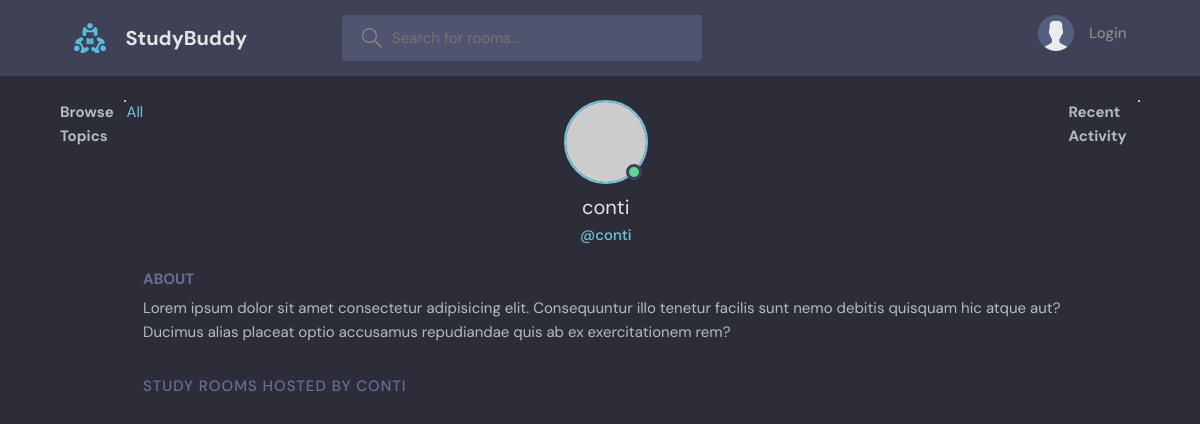
The page /profile/1 on the database as committed earlier.
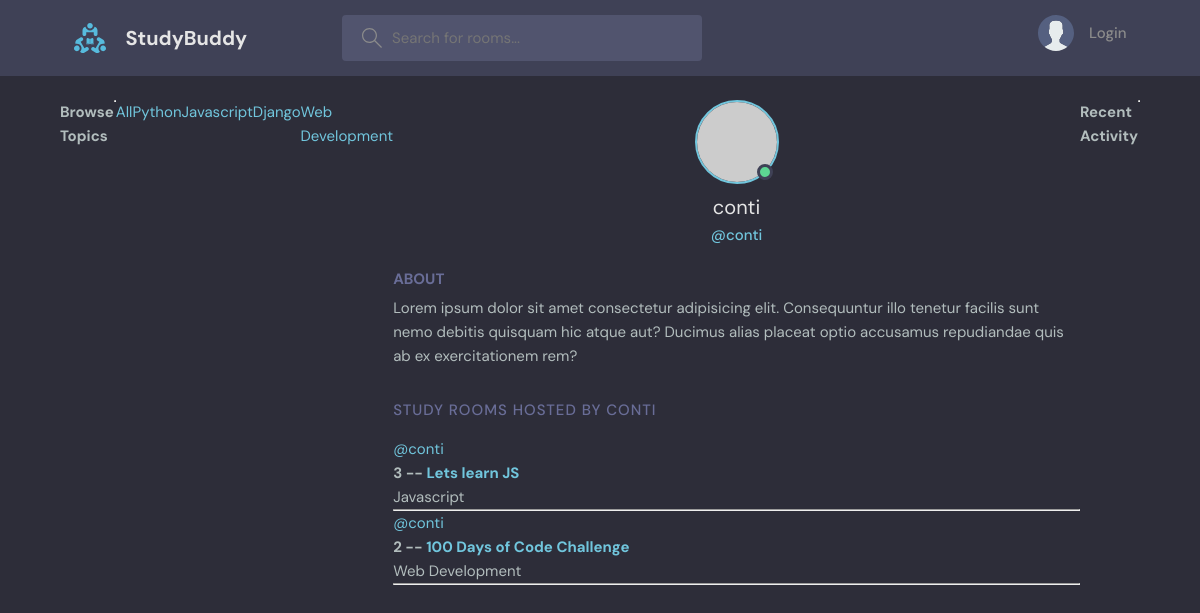
The same page on the database as committed later.
### base/models.py (models this page shows, shortened)
class Topic(models.Model):
    name = models.CharField(max_length=200)

class Room(models.Model):
    host = models.ForeignKey(User, on_delete=models.SET_NULL, null=True)
    topic = models.ForeignKey(Topic, on_delete=models.SET_NULL, null=True)
    name = models.CharField(max_length=200)
    description = models.TextField(null=True, blank=True)
    participants = models.ManyToManyField(User, related_name='participants', blank=True)
    updated = models.DateTimeField(auto_now=True)
    created = models.DateTimeField(auto_now_add=True)
    class Meta:
        ordering = ['-updated', '-created']

### base/views.py (the view)
# urls.py: path('profile/<str:pk>', views.userProfile, name="profile"),
def userProfile(request, pk):
    user = User.objects.get(id=pk)
    rooms = user.room_set.all()
    room_messages = user.message_set.all()
    topics = Topic.objects.all()
    context = {'user':user, 'rooms':rooms,
    'room_messages':room_messages, 'topics':topics}
    return render(request, 'base/profile.html', context)

### base/templates/base/profile.html (shortened to what this page needs)
{% extends 'main.html' %}
{% block content %}
  <main class="profile-page layout layout--3">
    <div class="container">
      {% include 'base/topics_component.html' %}
      <div class="roomList">
        <div class="profile">
          <div class="profile__avatar">
            <div class="avatar avatar--large active">
              <img src="https://randomuser.me/api/portraits/men/11.jpg" />
            </div>
          </div>
          <div class="profile__info">
            <h3>{{user.username}}</h3>
            <p>@{{user.username}}</p>
          </div>
          <div class="profile__about">
            <h3>About</h3>
            <p>
              Lorem ipsum dolor sit amet consectetur adipisicing elit. Consequuntur illo tenetur
              facilis sunt nemo debitis quisquam hic atque aut? Ducimus alias placeat optio
              accusamus repudiandae quis ab ex exercitationem rem?
            </p>
          </div>
        </div>
        <div class="roomList__header">
          <div>
            <h2>Study Rooms Hosted by {{user.username}}</a>
            </h2>
          </div>
        </div>
        {% include 'base/feed_component.html' %}
      </div>
      {% include 'base/activity_component.html' %}
    </div>
  </main>
{% endblock content %}

### templates/main.html (shortened to what this page needs)
<!DOCTYPE html>
{% load static %}
<html lang="en">
  <head>
    <link rel="stylesheet" href="{% static 'styles/style.css' %}" />
  </head>
  <body>
    {% include 'navbar.html' %}
    {% block content %}
    {% endblock %}
  </body>
</html>

### templates/navbar.html (shortened to what this page needs)
{% load static %}
<header class="header header--loggedIn">
    <div class="container">
      <a href="{% url 'home' %}" class="header__logo">
        <img src="{% static 'images/logo.svg' %}" />
        <h1>StudyBuddy</h1>
      </a>
      <form class="header__search" method="GET" action="{% url 'home' %}">
        <label>
          <input name="q" placeholder="Search for rooms..." />
        </label>
      </form>
      <nav class="header__menu">
         {% if request.user.is_authenticated %}
         <div class="header__user">
            <a href="{% url 'update-user' %}">
             <div class="avatar avatar--medium active">
               <img src="https://randomuser.me/api/portraits/men/37.jpg" />
             </div>
             <p>@{{user.username}} <span>@{{request.user.username}}</span></p>
           </a>
           <button class="dropdown-button">
             <svg version="1.1" xmlns="http://www.w3.org/2000/svg" width="32" height="32" viewBox="0 0 32 32">
               <title>chevron-down</title>
               <path d="M16 21l-13-13h-3l16 16 16-16h-3l-13 13z"></path>
             </svg>
           </button>
         </div>
         {% else %}
         <a href="{% url 'login' %}">
           <img src="{% static 'images/avatar.svg' %}" />
           <p>Login</p>
         </a>
         {% endif %}
       </nav>
     </div>
   </header>

### base/templates/base/topics_component.html
<h3>Browse Topics</h3>
    <hr />
    <div>
      <a href="{% url 'home' %}">All</a>
    </div>
    {% for topic in topics %}
    <div>
      <a href="{% url 'home' %}?q={{topic.name}}">{{topic.name}}</a>
    </div>
    {% endfor %}

### base/templates/base/feed_component.html (shortened to what this page needs)
{% for room in rooms %}
      <div>
        <a href="{% url 'profile' room.host.id %}">@{{room.host.username}}</a>
        <h5>
          {{room.id}} -- <a href="{% url 'room' room.id %}">{{room.name}}</a>
        </h5>
        <small>{{room.topic.name}}</small>
        <hr />
      </div>
    {% endfor %}

### base/templates/base/activity_component.html (shortened to what this page needs)
<h3>Recent Activity</h3>
  <hr>

### static/styles/style.css (style rules this page uses)
:root { --color-main: #71c6dd; --color-main-light: #e1f6fb; --color-dark: #3f4156; --color-dark-medium: #51546e; --color-dark-light: #696d97; --color-light: #e5e5e5; --color-gray: #8b8b8b; --color-light-gray: #b2bdbd; --color-bg: #2d2d39; --color-success: #5dd693; --color-error: #fc4b0b; }
* { font-family: "DM Sans", -apple-system, BlinkMacSystemFont, "Segoe UI", Roboto, Oxygen, Ubuntu, Cantarell, "Open Sans", "Helvetica Neue", sans-serif; margin: 0; padding: 0; box-sizing: border-box; text-rendering: optimizeLegibility; font-size: inherit; }
html { font-size: 56.25%; }
@media only screen and (min-width: 1200px) { html { font-size: 62.5%; } }
body { line-height: 1.6; font-weight: 400; font-size: 1.5rem; color: var(--color-light-gray); background-color: var(--color-bg); min-height: 100vh; }
img { width: 100%; }
a { display: inline-block; color: var(--color-main); text-decoration: none; }
.container { max-width: 120rem; width: 90%; margin: auto; }
.avatar { position: relative; display: inline-block; border-radius: 50%; border: 2px solid var(--color-main); }
.avatar img { display: block; border-radius: 50%; object-fit: cover; object-position: center; }
.avatar::after { content: ""; display: block; position: absolute; background-color: var(--color-gray); z-index: 111; border-radius: 50%; border: 0.3rem solid var(--color-dark); }
.avatar.active::after { background-color: var(--color-success); }
.avatar.avatar--large img { display: block; width: 8rem; height: 8rem; border-radius: 50%; }
.avatar.avatar--large:after { width: 1rem; height: 1rem; bottom: 2px; right: 3.5px; }
.header { padding: 1.5rem; background-color: var(--color-dark); }
.header > .container { display: flex; gap: 9.5rem; }
.header__logo, .header__user { display: flex; gap: 2rem; align-items: center; }
.header__logo > img { height: 3.2rem; width: 3.2rem; }
.header__logo > h1 { font-weight: 700; font-size: 2rem; color: var(--color-light); }
.header__search > label { background-color: var(--color-dark-medium); padding: 1.3rem 1rem; display: flex; align-items: center; gap: 1rem; border-radius: 4px; }
.header__search svg { fill: var(--color-gray); width: 2rem; height: 2rem; margin-left: 1rem; }
.header__search input { width: 30rem; background: transparent; border: none; outline: none; color: var(--color-light); }
.header__menu { margin-left: auto; position: relative; }
.header__menu a { display: flex; gap: 1.5rem; align-items: center; font-weight: 500; text-decoration: none; color: var(--color-gray); }
.header__menu img { height: 3.6rem; }
.header__menu p { line-height: 1.2; }
.layout { margin-top: 2.4rem; }
.layout > .container { display: flex; justify-content: space-between; align-items: flex-start; }
.roomList__header { display: flex; justify-content: space-between; align-items: center; margin-bottom: 2.4rem; }
.roomList__header h2 { text-transform: uppercase; font-weight: 500; color: var(--color-light); letter-spacing: 1px; }
.profile { margin-bottom: 3rem; }
.profile__avatar { text-align: center; }
.profile__info { text-align: center; }
.profile__info h3 { font-size: 2rem; color: var(--color-light); font-weight: 400; }
.profile__info p { color: var(--color-main); font-weight: 500; margin-bottom: 1rem; }
.profile__about { margin-top: 2rem; }
.profile__about h3 { text-transform: uppercase; color: var(--color-dark-light); margin-bottom: 0.5rem; }
.profile-page .roomList__header { margin-bottom: 1.5rem; }
.profile-page .roomList__header h2 { color: var(--color-dark-light); }

Rows that differ between the two databases and show on the page:
added Topic: name "Python"
added Topic: name "Javascript"
added Topic: name "Django"
added Topic: name "Web Development"
added Room: host.username "conti", id "3", name "Lets learn JS", topic.name "Javascript"
added Room: host.username "conti", id "2", name "100 Days of Code Challenge", topic.name "Web Development"
